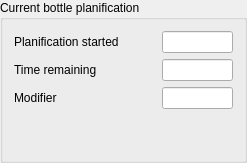
            <widget class="QGroupBox" name="gbDisplayTimes">
             <property name="title">
              <string>Current bottle planification</string>
             </property>
             <layout class="QGridLayout" name="gridLayout_6">
              <item row="0" column="0">
               <layout class="QGridLayout" name="glDisplayTimes" columnstretch="2,1">
                <item row="2" column="0">
                 <widget class="QLabel" name="laApplyModifiers">
                  <property name="text">
                   <string>Modifier</string>
                  </property>
                 </widget>
                </item>
                <item row="2" column="1" alignment="Qt::AlignHCenter">
                 <widget class="QLineEdit" name="leCurrentModifier">
                  <property name="readOnly">
                   <bool>true</bool>
                  </property>
                 </widget>
                </item>
                <item row="0" column="1" alignment="Qt::AlignHCenter">
                 <widget class="QLineEdit" name="lePlanStarted">
                  <property name="readOnly">
                   <bool>true</bool>
                  </property>
                 </widget>
                </item>
                <item row="1" column="1" alignment="Qt::AlignHCenter">
                 <widget class="QLineEdit" name="leTimeRemaining">
                  <property name="readOnly">
                   <bool>true</bool>
                  </property>
                 </widget>
                </item>
                <item row="1" column="0">
                 <widget class="QLabel" name="laTimeRemaining">
                  <property name="text">
                   <string>Time remaining</string>
                  </property>
                 </widget>
                </item>
                <item row="0" column="0">
                 <widget class="QLabel" name="laStarted">
                  <property name="text">
                   <string>Planification started</string>
                  </property>
                 </widget>
                </item>
                <item row="3" column="1">
                 <spacer name="verticalSpacer">
                  <property name="orientation">
                   <enum>Qt::Vertical</enum>
                  </property>
                  <property name="sizeHint" stdset="0">
                   <size>
                    <width>20</width>
                    <height>40</height>
                   </size>
                  </property>
                 </spacer>
                </item>
               </layout>
              </item>
             </layout>
            </widget>
